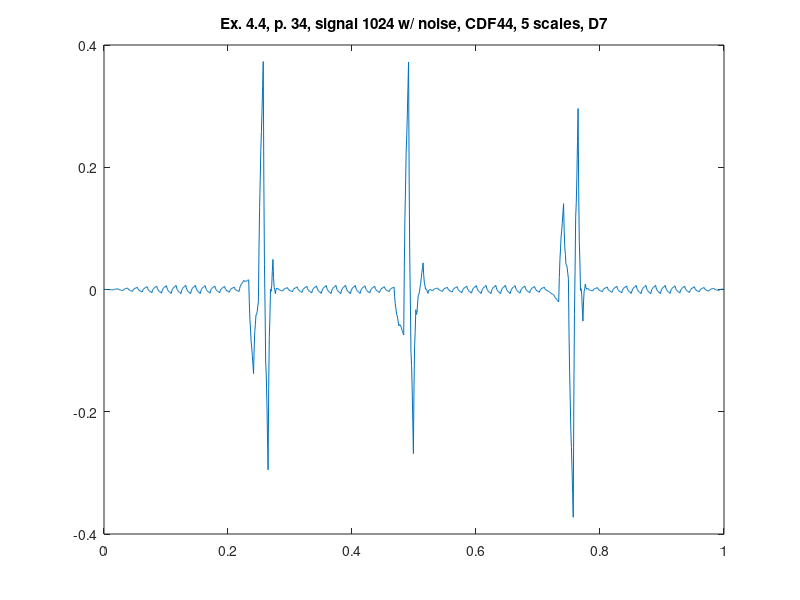

Source code (MATLAB):
%% ========================================================================
%% Programmatic octave notes on "Ripples in Mathematics" by A. Jensen
%% and A. la Cour-Harbo written with a deep gratitude to the authors for
%% this wonderful text. 
%% 
%% Reconstruction of graphs in ex 4.4, p.34, CDF44, 5 scales, D7.
%%
%% Author: Vladimir Kulyukin
%% 
%% NB: I have tested this code in Octave 4.
%% =========================================================================
t = (1.0/1024)*[0:1023];

%%y_ex_4_3_chirp_512_p33 = arrayfun(@(x) sin(x*x), t);

y_ex_4_4_1024_with_noise_cdf44_d7_p34 = [
4.3815774854548146E-4
2.0509456285994768E-4
1.140670168451323E-4
-1.5018864115890046E-5
-2.069105406193927E-6
-2.7177681642704745E-5
-9.03445928254225E-5
-1.433138038940309E-4
-1.8542431259034709E-4
-2.3044440181816886E-4
-2.783740715774962E-4
-3.2552412158309325E-4
-3.755837521201962E-4
-4.2486376290356865E-4
-4.73364153933211E-4
-5.220734434462686E-4
-6.232288724723531E-5
2.6118626390959E-4
4.484540100242073E-4
6.722275305955657E-4
7.597596461247162E-4
8.837975361106075E-4
0.0010443412005532403
0.0011951031722111161
3.2295124648359333E-4
-2.751117265129398E-4
-5.990857467784829E-4
-9.965016805825867E-4
-0.001119828661655701
-0.0013165975562673756
-0.0015868083644176114
-0.0018373404711445928
-5.604084894339395E-4
3.0724072331230894E-4
7.65607167094152E-4
0.001333640598295981
0.0014923912605334048
0.0017608089101908144
0.00213889354726821
0.0024875930036300665
8.189159702684701E-4
-3.0920666184219435E-4
-8.967748927019264E-4
-0.0016291842388419346
-0.0018210391837310109
-0.002157735243900363
-0.002639272419349992
-0.0030819995349294464
-0.0010369579076525508
3.41488094020597E-4
0.0010533384700899958
0.0019438026057180381
0.0021676711157423323
0.002570153385325269
0.0031512494144668494
0.0036844860309776044
0.0012834102125692216
-3.314189585619774E-4
-0.0011600014824159923
-0.0021992581604596056
-0.0024522681912260355
-0.0029159523761820637
-0.0035903107153276914
-0.004208219084992105
-0.0014736576150126827
3.6261226878447905E-4
0.0013005905663993787
0.0024792653690994875
0.002759648585617336
0.003280728307220392
0.0040425045339086575
0.004739786326438348
0.0016985837201457443
-3.4089501056607457E-4
-0.0013786498656971086
-0.002684815824328988
-0.002989257907380083
-0.0035621110939320234
-0.00440337538398481
-0.005172719135614997
-0.00185372548666465
3.698014574141878E-4
0.001497861696621516
0.002919451354734348
0.0032455743079756703
0.003865226680122496
0.004778408471174827
0.00561293929147665
0.002048481607933687
-3.37270658490273E-4
-0.0015443175077952296
-0.0030671975217314127
-0.0034113721185485934
-0.004071379879997
-0.005047220806076633
-0.0059384344907503625
-0.002162555727445246
3.627793834225481E-4
0.0016375708418530184
0.0032474444620539354
0.0036067744298175306
0.004301186559351571
0.00533068085065606
0.006270390147316081
0.0023196574963304014
-3.2068518415232655E-4
-0.0016506378941321018
-0.0033317085384779854
-0.0037023892123209173
-0.004424187820529957
-0.005497104363105105
-0.006475939138718769
-0.0023882801643953034
3.4181590117517906E-4
0.0017143490579926762
0.003450640099884981
0.0038293682330243018
0.0045718542512384296
0.005678098154527366
0.006686873426270053
0.002501690248022378
-2.917759580295748E-4
-0.001693525191885804
-0.0034681838645345643
-0.0038511255649876005
-0.004606976704233167
-0.0057357372822712666
-0.006764577077334962
-0.002522224333990867
3.077166255379012E-4
0.0017252458012513418
0.0035212295738183005
0.0039048015625699323
0.004666828148175082
0.005807309330633749
0.006846383909493669
0.0025875844464465954
-2.5165394546969224E-4
-0.0016713312662551929
-0.0034713788296568465
-0.003851865321927714
-0.004612722056814734
-0.005753949034317909
-0.006793256112487253
-0.0025592408369105773
2.617919725508666E-4
0.0016698423158970765
0.003456500169958199
0.003830175557904088
0.0045824584565648885
0.005713348865940604
0.0067427916985719
0.0025740392257279946
-2.0186101291457784E-4
-0.0015849090173558167
-0.0033411706531271874
-0.003704580054697226
-0.004441203087597396
-0.005551039751827699
-0.006560874124938804
-0.0024979071497066934
2.058068008733427E-4
0.001550267726801303
0.0032589394029943477
0.0036083580545353175
0.00432198745634137
0.005399827608412509
0.006380077784075383
0.002461575121102598
-1.4431067483809234E-4
-0.001437579603746688
-0.0030825631621480033
-0.0034149298535172245
-0.004099011174379165
-0.0051348071247338265
-0.0060763614241497
-0.002340580291582123
1.4191258925601237E-4
0.001371117218364705
0.002936139422407715
0.003247873374721284
0.0038954249019691693
0.0048787940041513725
0.0057721810583257465
0.0022545140650405034
-8.121455845790039E-5
-0.0012350048121694643
-0.0027054944975687693
-0.0029940458131812358
-0.0035992965604814426
-0.00452124673946939
-0.005358337561493212
-0.0020933062454646205
7.256475641899635E-5
0.001139275444157639
0.002500505250423766
0.0027625747425449195
0.003319163353193557
0.00417027108236968
0.004942462651580837
0.001960813297804836
-1.4997412141856442E-5
-9.849694782592393E-4
-0.002224455196706701
-0.0024581022713248543
-0.002961262998273086
-0.003733937377551396
-0.004434395791338698
-0.0017655876142734733
4.2830068765556395E-7
8.636519535446874E-4
0.0019687780639655785
0.0021711119122823723
0.0026153482181630254
0.003301486981607538
0.003922808176900709
0.001591759575171325
5.179607631217132E-5
-6.970823196767505E-4
-0.0016579313301240421
-0.001827695237701102
-0.0022094297597365317
-0.0028031348962303327
-0.003340042677760883
0.0015481266474320601
0.004982650943001871
0.00696353020894855
0.00933391248666426
0.010250649734756846
0.01155688999461846
0.013252633266249106
0.014844009520426749
0.013616030399237169
0.013143495274053578
0.013426404144875984
0.013506892407041638
0.014342824665213291
0.014976336314728188
0.015407427355586348
0.015892756835065493
-0.021580416748414506
-0.048882640090280295
-0.0660139131905319
-0.08587048419428112
-0.0955561049564162
-0.10796702362204891
-0.12310324019117927
-0.13750921538793315
-0.09568327859854164
-0.06892463721469572
-0.05723329123639546
-0.04150467562205806
-0.040843355413266336
-0.03614476556843749
-0.02740890608757151
-0.019754829745308365
0.06789564630520703
0.1341111516564989
0.17889168630856733
0.22941570404927739
0.2585047510907641
0.2933372812208923
0.33391329443966233
0.37295034600308896
0.17543611404785353
0.04130560747998907
-0.02944117370050434
-0.11717157291181984
-0.1415182467357643
-0.18284853859053082
-0.24116244847611953
-0.29492561162579073
-0.16182156073751908
-0.07878842894256795
-0.045826216240937384
5.52458796032506E-4
-0.0031397852603181524
0.00658443301867051
0.0297251136329985
0.04927086399928973
0.019632367764603732
0.0031727506869827678
-1.079872335731525E-4
-0.006919995181412005
-5.531239721858153E-4
0.002282477209757442
0.0015868083644177667
0.0018373404711447812
5.60408489434037E-4
-3.0724072331226893E-4
-7.656071670941362E-4
-0.0013336405982959983
-0.0014923912605334223
-0.001760808910190841
-0.002138893547268255
-0.0024875930036301263
-8.189159702684866E-4
3.092066618422056E-4
8.967748927019496E-4
0.001629184238841974
0.0018210391837310505
0.0021577352439004073
0.002639272419350045
0.003081999534929507
0.001036957907652561
-3.414880940206214E-4
-0.0010533384700900398
-0.0019438026057181056
-0.0021676711157424073
-0.002570153385325356
-0.003151249414466952
-0.003684486030977722
-0.0012834102125692743
3.31418958561968E-4
0.0011600014824160048
0.0021992581604596464
0.0024522681912260828
0.002915952376182123
0.0035903107153277694
0.0042082190849922
0.001473657615012738
-3.6261226878444766E-4
-0.001300590566399357
-0.0024792653690994793
-0.002759648585617325
-0.003280728307220383
-0.004042504533908656
-0.00473978632643835
-0.001698583720145725
3.4089501056610904E-4
0.001378649865697151
0.00268481582432904
0.0029892579073801375
0.0035621110939320815
0.0044033753839848744
0.005172719135615067
0.0018537254866646514
-3.698014574142353E-4
-0.001497861696621592
-0.002919451354734458
-0.0032455743079757952
-0.0038652266801226403
-0.004778408471174996
-0.005612939291476843
-0.002048481607933747
3.372706584903036E-4
0.0015443175077953092
0.003067197521731552
0.003411372118548751
0.004071379879997186
0.005047220806076861
0.005938434490750628
0.002162555727445317
-3.627793834226089E-4
-0.001637570841853149
-0.0032474444620541527
-0.0036067744298177717
-0.004301186559351854
-0.0053306808506564
-0.006270390147316475
-0.002319657496330584
3.206851841522844E-4
0.0016506378941321292
0.003331708538478101
0.0037023892123210504
0.004424187820530127
0.0054971043631053314
0.006475939138719047
0.002388280164395466
-3.4181590117508646E-4
-0.0017143490579926094
-0.003450640099884952
-0.003829368233024266
-0.0045718542512384
-0.005678098154527354
-0.006686873426270055
-0.002501690248022354
2.9177595802961395E-4
0.0016935251918858468
0.0034681838645346137
0.0038511255649876473
0.004606976704233214
0.005735737282271315
0.0067645770773350124
0.002522224333990853
-3.0771662553796125E-4
-0.001725245801251431
-0.003521229573818423
-0.0039048015625700707
-0.00466682814817524
-0.005807309330633934
-0.00684638390949388
-0.0025875844464466665
2.516539454697162E-4
0.0016713312662552677
0.0034713788296569844
0.003851865321927871
0.004612722056814922
0.00575394903431814
0.006793256112487525
0.002559240836910663
-2.6179197255090487E-4
-0.0016698423158971784
-0.003456500169958381
-0.0038301755579042904
-0.004582458456565128
-0.005713348865940895
-0.006742791698572239
-0.0025740392257281378
2.0186101291456494E-4
0.0015849090173558696
0.003341170653127323
0.003704580054697379
0.004441203087597583
0.005551039751827937
0.00656087412493909
0.002497907149706817
-2.0580680087332567E-4
-0.0015502677268013365
-0.0032589394029944466
-0.003608358054535426
-0.004321987456341503
-0.005399827608412682
-0.006380077784075591
-0.002461575121102694
1.4431067483806936E-4
0.0014375796037466978
0.0030825631621480567
0.0034149298535172817
0.0040990111743792355
0.005134807124733923
0.006076361424149819
0.002340580291582196
-1.4191258925596683E-4
-0.0013711172183646693
-0.002936139422407694
-0.0032478733747212576
-0.0038954249019691437
-0.0048787940041513525
-0.005772181058325731
-0.002254514065040487
8.1214558457916E-5
0.0012350048121694784
0.002705494497568782
0.002994045813181245
0.003599296560481449
0.004521246739469395
0.005358337561493213
0.0020933062454646027
-7.256475641902941E-5
-0.0011392754441576821
-0.002500505250423821
-0.0027625747425449815
-0.0033191633531936275
-0.00417027108236976
-0.0049424626515809245
-0.0019608132978048776
1.4997412141846468E-5
9.849694782592463E-4
0.0022244551967067288
0.0024581022713248877
0.0029612629982731288
0.0037339373775514537
0.0044343957913387695
0.00188390218404447
2.044985454313147E-4
-6.038151245006953E-4
-0.0016455366480756697
-0.0018161682029694992
-0.0022202076115062927
-0.0028576548736860517
-0.0034325606899750965
-0.0010867990026645349
4.7637218569668906E-4
0.0012569528751085754
0.002247228056718206
0.0024549127393784995
0.002872291914236536
0.003499365581292318
0.004070251778506459
-0.011747014496846212
-0.023173088551736498
-0.0302079703861644
-0.038419468629875025
-0.04223977465312327
-0.047236697085654235
-0.053410235927467936
-0.0592685013526131
-0.057476831095216493
-0.057734954926106974
-0.060042872845284576
-0.06180155009385552
-0.06561002143071361
-0.06886925209696505
-0.07157924209260988
-0.07443640068239406
0.03601974446257
0.11611368138010575
0.16584541007021317
0.2237126679352856
0.25121771757292977
0.2868582963855389
0.330634404373113
0.37223060388825535
0.17889581196222867
0.04851058946990622
-0.018925063588712016
-0.10322800294097816
-0.12458137285954007
-0.1628020290717499
-0.21788997157760767
-0.2684583383425779
-0.1588418574816468
-0.09214677718177844
-0.06837309744297275
-0.03309866308581757
-0.04074562928972511
-0.036891840875283154
-0.021537297842491712
-0.009264372722035518
-0.00794321829394746
-0.003687545753148522
0.003502644900361296
0.00990653379539573
0.019244940803141042
0.027797046052410967
0.035562849543205516
0.043539341955190713
0.024080134147282817
0.011972300057077648
0.007215839684575211
4.895846611549454E-4
0.0011147033554374098
-2.2997260119795242E-4
-0.0035444432087511405
-0.006331108930335751
-0.0026530734265606936
-7.072493954292475E-4
-4.936368369414142E-4
1.8412038676120083E-4
-8.70333862179797E-4
-0.0014606434459060126
-0.001586808364417447
-0.0018373404711443952
-5.604084894338548E-4
3.0724072331231967E-4
7.656071670941281E-4
0.0013336405982959118
0.0014923912605333297
0.001760808910190723
0.002138893547268092
0.0024875930036299242
8.189159702683944E-4
-3.0920666184222774E-4
-8.967748927019419E-4
-0.0016291842388419255
-0.0018210391837310018
-0.002157735243900347
-0.0026392724193499625
-0.0030819995349294057
-0.0010369579076524933
3.4148809402066965E-4
0.0010533384700900825
0.001943802605718139
0.0021676711157424455
0.0025701533853253957
0.0031512494144669894
0.0036844860309777575
0.0012834102125693094
-3.3141895856193403E-4
-0.001160001482415972
-0.0021992581604596147
-0.002452268191226052
-0.002915952376182094
-0.0035903107153277417
-0.004208219084992174
-0.0014736576150127642
3.626122687843827E-4
0.0013005905663992668
0.00247926536909936
0.0027596485856171914
0.003280728307220231
0.0040425045339084805
0.0047397863264381545
0.0016985837201456376
-3.408950105661221E-4
-0.0013786498656971247
-0.0026848158243289654
-0.0029892579073800495
-0.0035621110939319713
-0.004403375383984732
-0.005172719135614895
-0.0018537254866645499
3.698014574142932E-4
0.0014978616966216333
0.0029194513547344753
0.0032455743079758143
0.0038652266801226546
0.004778408471174999
0.005612939291476835
0.0020484816079337905
-3.3727065849022597E-4
-0.0015443175077952136
-0.0030671975217314348
-0.0034113721185486273
-0.004071379879997053
-0.005047220806076712
-0.0059384344907504666
-0.0021625557274453275
3.6277938342247577E-4
0.001637570841852943
0.0032474444620538604
0.003606774429817443
0.004301186559351475
0.005330680850655959
0.0062703901473159735
0.0023196574963303793
-3.206851841522876E-4
-0.0016506378941320262
-0.0033317085384778665
-0.0037023892123207803
-0.004424187820529795
-0.005497104363104912
-0.006475939138718547
-0.0023882801643952444
3.4181590117512636E-4
0.0017143490579925637
0.0034506400998847945
0.003829368233024093
0.004571854251238185
0.005678098154527072
0.006686873426269713
0.0025016902480222503
-2.9177595802955876E-4
-0.0016935251918857135
-0.0034681838645343804
-0.0038511255649873945
-0.004606976704232919
-0.005735737282270958
-0.006764577077334598
-0.0025222243339907404
3.0771662553786964E-4
0.0017252458012512301
0.003521229573818087
0.003904801562569696
0.004666828148174802
0.005807309330633406
0.006846383909493268
0.002587584446446418
-2.5165394546972086E-4
-0.0016713312662551484
-0.003471378829656709
-0.0038518653219275587
-0.0046127220568145414
-0.005753949034317658
-0.0067932561124869496
-0.0025592408369104133
2.617919725509415E-4
0.0016698423158971144
0.003456500169958186
0.003830175557904076
0.004582458456564864
0.005713348865940552
0.006742791698571823
0.0025740392257280007
-2.0186101291451875E-4
-0.0015849090173557325
-0.0033411706531270707
-0.003704580054697104
-0.004441203087597261
-0.005551039751827544
-0.006560874124938631
-0.002497907149706681
2.0580680087324283E-4
0.0015502677268011387
0.0032589394029941057
0.003608358054535046
0.004321987456341057
0.0053998276084121395
0.006380077784074963
0.0024615751211024325
-1.4431067483808519E-4
-0.00143757960374659
-0.003082563162147793
-0.0034149298535169834
-0.004099011174378872
-0.005134807124733459
-0.006076361424149264
-0.002340580291581958
1.4191258925599773E-4
0.0013711172183646014
0.0029361394224074982
0.003247873374721045
0.003895424901968884
0.004878794004151016
0.005772181058325325
0.0022545140650403147
-8.121455845793639E-5
-0.0012350048121694268
-0.002705494497568637
-0.002994045813181088
-0.003599296560481258
-0.004521246739469149
-0.0053583375614929185
-0.0020933062454644496
7.256475641909165E-5
0.001139275444157705
0.0025005052504237903
0.0027625747425449494
0.00331916335319358
0.004170271082369683
0.004942462651580822
0.001960813297804878
-1.4997412141777404E-5
-9.849694782591428E-4
-0.0022244551967065818
-0.002458102271324732
-0.002961262998272955
-0.003733937377551252
-0.004434395791338543
-0.0017655876142734991
4.2830068750008936E-7
8.636519535444543E-4
0.0019687780639652533
0.0021711119122820076
0.002615348218162607
0.0033014869816070515
0.003922808176900159
0.0015917595751710736
5.179607631212177E-5
-6.970823196766952E-4
-0.0016579313301238563
-0.0018276952377008836
-0.0022094297597362537
-0.002803134896229969
-0.0033400426777604408
-0.004288163529869382
-0.0051261001717997
-0.005853852603551395
-0.006611128805439112
-0.007258220797148208
-0.007934836558993325
-0.008640976090974466
-0.009339204752590135
-0.011292959549771251
-0.012910297132851434
-0.014191217501830694
-0.015562280591648221
-0.016596926467364822
-0.01772171506391969
-0.018936646381312833
-0.020127424029453812
0.01973681629284816
0.04860039770472471
0.06646332020617585
0.08727386037888568
0.09708374164117013
0.10984124057471328
0.12554635717951518
0.14046166200970756
0.09705662683717921
0.06927847967068836
0.057127220510235034
0.04078874932835235
0.040077166152507226
0.03517837095523273
0.026092363736528883
0.018128316597504916
-0.06877196180229794
-0.13452134078221872
-0.17911982034225749
-0.2293856663210455
-0.2585006128799516
-0.29328292585760685
-0.3337326052540115
-0.3726637183953008
-0.17506526542267276
-0.04084471867635267
0.02999792184365937
0.11782262115498604
0.1422694142400047
0.18369826611633797
0.24210917678398594
0.29596975851268326
0.16194620651201352
0.07826605641474868
0.04492930822088885
-0.0018969138572238024
0.0016202659680685386
-0.00835202809089193
-0.03181379603410522
-0.05166107034371223
-0.020278270257571035
-0.002622527233956909
0.0013061587271301486
0.008912998542577273
0.0027927812954973287
3.507179027774506E-4
0.0015868083644176405
0.001837340471144629
5.604084894339525E-4
-3.0724072331231057E-4
-7.656071670941606E-4
-0.0013336405982959986
-0.0014923912605334239
-0.0017608089101908372
-0.0021388935472682388
-0.0024875930036300994
-8.189159702685002E-4
3.092066618421648E-4
8.967748927018956E-4
0.0016291842388419032
0.0018210391837309766
0.0021577352439003266
0.002639272419349954
0.0030819995349294065
0.0010369579076525569
-3.414880940205574E-4
-0.0010533384700899362
-0.0019438026057179546
-0.0021676711157422373
-0.0025701533853251593
-0.0031512494144667223
-0.0036844860309774596
-0.0012834102125691767
3.314189585619541E-4
0.0011600014824159316
0.0021992581604595002
0.002452268191225916
0.0029159523761819214
0.0035903107153275188
0.004208219084991904
0.0014736576150126356
-3.626122687844209E-4
-0.0013005905663992646
-0.002479265369099304
-0.0027596485856171316
-0.003280728307220155
-0.004042504533908374
-0.00473978632643802
-0.001698583720145578
3.408950105661345E-4
0.0013786498656971169
0.00268481582432893
0.002989257907380014
0.003562111093931928
0.004403375383984673
0.005172719135614824
0.0018537254866645265
-3.698014574142844E-4
-0.0014978616966216086
-0.0029194513547344306
-0.003245574307975767
-0.0038652266801226
-0.004778408471174932
-0.005612939291476757
-0.0020484816079337173
3.372706584902986E-4
0.0015443175077952899
0.003067197521731513
0.003411372118548712
0.004071379879997142
0.005047220806076806
0.005938434490750563
0.002162555727445296
-3.6277938342260067E-4
-0.001637570841853126
-0.0032474444620541106
-0.003606774429817725
-0.004301186559351798
-0.005330680850656333
-0.006270390147316396
-0.002319657496330554
3.206851841522811E-4
0.0016506378941321086
0.003331708538478059
0.0037023892123210036
0.0044241878205300705
0.00549710436310526
0.006475939138718963
0.0023882801643954348
-3.4181590117508267E-4
-0.0017143490579925882
-0.003450640099884908
-0.003829368233024218
-0.004571854251238342
-0.005678098154527281
-0.006686873426269969
-0.0025016902480223206
2.91775958029612E-4
0.0016935251918858282
0.0034681838645345734
0.0038511255649876027
0.00460697670423316
0.0057357372822712475
0.006764577077334931
0.0025222243339908124
-3.077166255379763E-4
-0.001725245801251434
-0.00352122957381841
-0.0039048015625700572
-0.0046668281481752226
-0.005807309330633907
-0.006846383909493842
-0.0025875844464466778
2.5165394546967294E-4
0.0016713312662552072
0.0034713788296569024
0.0038518653219277825
0.0046127220568148225
0.005753949034318026
0.006793256112487396
0.0025592408369106527
-2.6179197255083396E-4
-0.001669842315897061
-0.003456500169958208
-0.003830175557904096
-0.004582458456564903
-0.005713348865940631
-0.006742791698571936
-0.002574039225728018
2.018610129145618E-4
0.0015849090173558017
0.003341170653127175
0.0037045800546972097
0.004441203087597377
0.005551039751827679
0.006560874124938783
0.0024979071497066947
-2.0580680087332556E-4
-0.0015502677268012762
-0.003258939402994309
-0.0036083580545352737
-0.00432198745634132
-0.005399827608412451
-0.006380077784075317
-0.0024615751211025825
1.4431067483807358E-4
0.00143757960374665
0.0030825631621479417
0.003414929853517155
0.004099011174379083
0.0051348071247337285
0.006076361424149587
0.0023405802915821053
-1.4191258925596434E-4
-0.0013711172183646211
-0.002936139422407587
-0.003247873374721141
-0.003895424901969003
-0.004878794004151177
-0.005772181058325523
-0.0022545140650403845
8.121455845795027E-5
0.001235004812169481
0.0027054944975687433
0.0029940458131812015
0.003599296560481391
0.004521246739469313
0.00535833756149311
0.0020933062454645207
-7.256475641910162E-5
-0.001139275444157756
-0.002500505250423894
-0.002762574742545064
-0.0033191633531937164
-0.004170271082369854
-0.004942462651581023
-0.00196081329780494
1.4997412141808846E-5
9.849694782592224E-4
0.002224455196706722
0.002458102271324887
0.0029612629982731374
0.0037339373775514737
0.0044343957913388
0.0017655876142735716
-4.2830068755310684E-7
-8.636519535445734E-4
-0.001968778063965455
-0.0021711119122822327
-0.0026153482181628714
-0.003301486981607371
-0.003922808176900529
-0.0015917595751712274
-5.179607631213099E-5
6.970823196767591E-4
0.0016579313301240124
0.00182769523770106
0.0022094297597364705
0.0028031348962302446
0.003340042677760771
0.0013700184412186857
7.172461439888128E-5
-5.54838802698642E-4
-0.0013613918406126775
-0.0014962144688044324
-0.001811026717812699
-0.0023058285876374784
-0.0027524023839184887
-0.0011615354247330408
-1.1659907060108655E-4
3.824066784773735E-4
0.0010276940923033512
0.0011270509010758351
0.0013726893745958366
0.0017646095128633563
0.002117333597194298
9.218002277832451E-4
1.4112119277782595E-4
-2.247035078219594E-4
-7.016880923022852E-4
-7.638183423769774E-4
-9.3710847633221E-4
-0.001221558494167983
-0.0014762233108872277
-6.866741193188015E-4
-1.7692122799632226E-4
5.303536308020988E-5
3.5796314685285945E-4
3.8309463037956187E-4
4.8319730660238166E-4
6.58271175521319E-4
8.132565739017335E-4
];

figure;
plot(t, y_ex_4_4_1024_with_noise_cdf44_d7_p34);
xlim([0 1]);
title('Ex. 4.4, p. 34, signal 1024 w/ noise, CDF44, 5 scales, D7');
